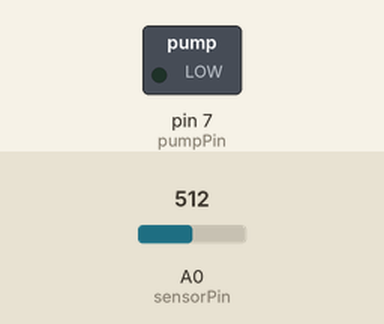
This sketch was run on a simulated Arduino Uno, built with avr-gcc and run on an emulated ATmega328P. Shown: switched loads named in the sketch (green lamp = pin HIGH). The inputs (shaded band) are chosen by the test bench; at power-on: A0 (sensorPin) = 512. What the sketch prints to the serial monitor is not drawn.

Above: at 1.8 s.
1.9 s: A0 (sensorPin) set to 483
At 3.0 s:
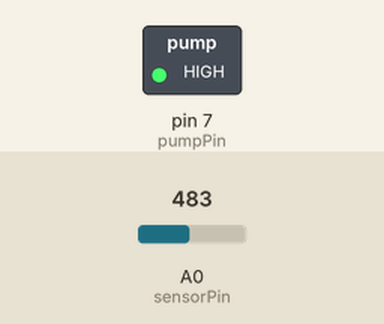
3.5 s: A0 (sensorPin) set to 510
At 4.6 s:
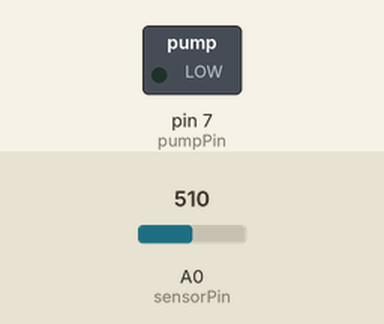
5.5 s: A0 (sensorPin) set to 490
At 7.4 s:
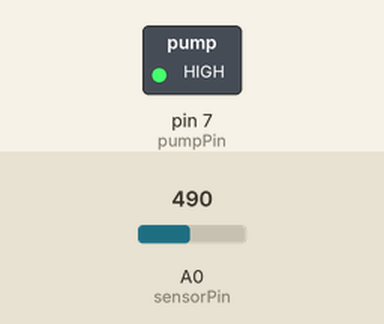
Timing chart, 0 to 8.9 s (numbered marks = the images above; inputs shaded):
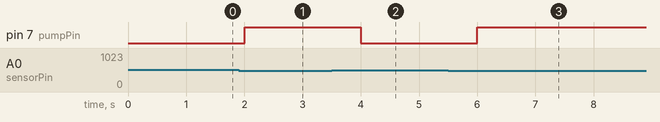

Measured:
- the behaviour switches between 500 and 499 on A0 (sensorPin) (found by bisection; images 0 and 1)
- after the input at 1.9 s, pin 7 (pumpPin): LOW → HIGH after 0.10 s
- after the input at 3.5 s, pin 7 (pumpPin): HIGH → LOW after 0.50 s
- after the input at 5.5 s, pin 7 (pumpPin): LOW → HIGH after 0.50 s

The sketch:

code.ino
```cpp
int sensorPin = A0;
int pumpPin = 7;

int moistureValue = 0;
int threshold = 500;  // Adjust based on simulation

void setup() {
  pinMode(pumpPin, OUTPUT);
  Serial.begin(9600);
}

void loop() {

  moistureValue = analogRead(sensorPin);

  Serial.print("Moisture Value: ");
  Serial.println(moistureValue);

  if (moistureValue < threshold) {
    digitalWrite(pumpPin, HIGH);
    Serial.println("Soil Dry → Pump ON");
  } else {
    digitalWrite(pumpPin, LOW);
    Serial.println("Soil Wet → Pump OFF");
  }

  delay(1000);
}
```
